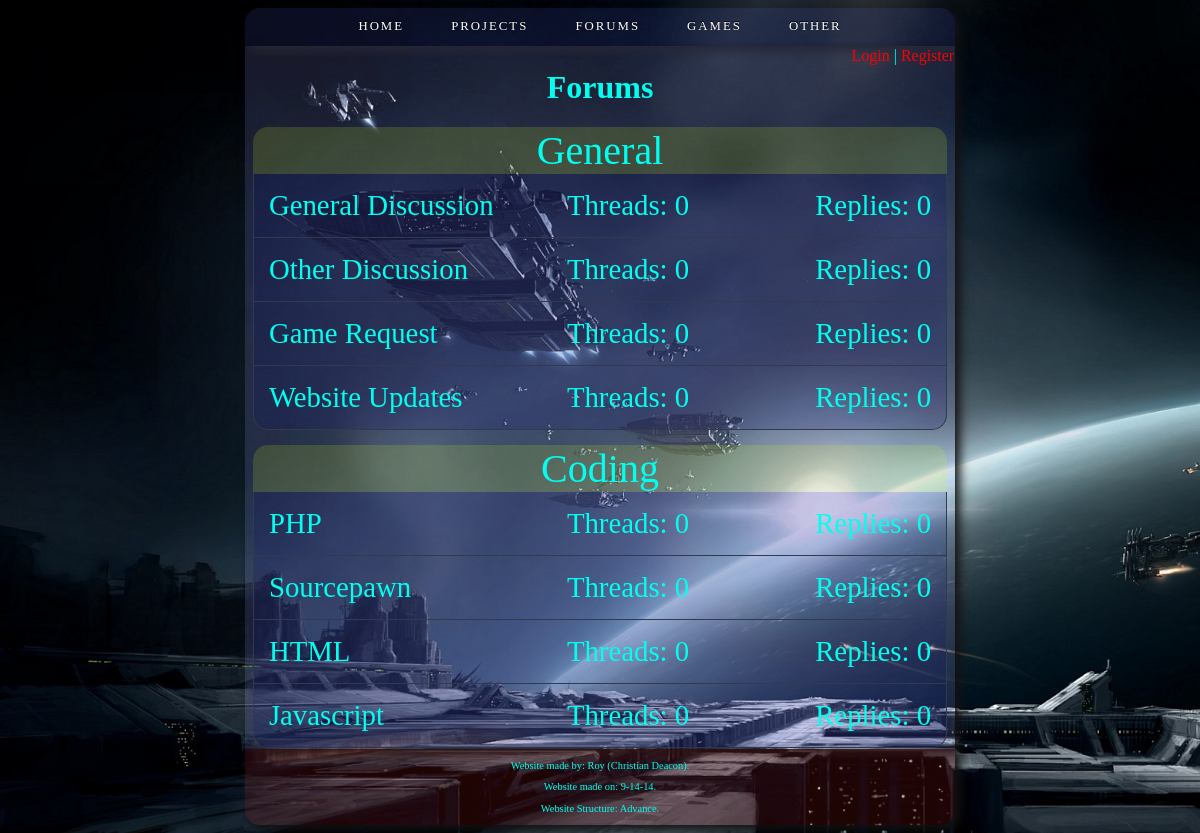
Screenshot of /pages/forums/index.php with the database file from the repository.
### tables this page shows
CREATE TABLE IF NOT EXISTS `navbars` (
`id` int(11) NOT NULL,
  `name` varchar(1024) NOT NULL,
  `dropdown` int(255) NOT NULL,
  `link` varchar(1024) NOT NULL,
  `norder` int(255) NOT NULL
);

CREATE TABLE IF NOT EXISTS `forumcategories` (
`id` int(11) NOT NULL,
  `name` varchar(256) NOT NULL,
  `description` varchar(1024) NOT NULL,
  `permissions` varchar(256) NOT NULL
);

CREATE TABLE IF NOT EXISTS `forums` (
`id` int(11) NOT NULL,
  `catid` int(11) NOT NULL,
  `name` varchar(1024) NOT NULL,
  `description` varchar(1024) NOT NULL,
  `permissions` varchar(256) NOT NULL,
  `blocked` varchar(256) NOT NULL,
  `password` varchar(64) NOT NULL,
  `image` varchar(256) NOT NULL
);

### addons/classes/forums.php (the view, shortened to what this page needs)
<?php
	class __forums  {
		function print_categories($db, $userinfo, $maindirectory, $config) {
			$query = "SELECT * FROM `forumcategories`";
			$result = mysqli_query($db, $query);
			if ($result) {
				$rows = mysqli_num_rows($result);
				if ($rows > 0) {
					while ($c = mysqli_fetch_assoc($result)) {
						echo '<div id="fcat_' . $c['id'] . '" class="fcat">';
							echo $c['name'];
						echo '</div>';
						$fquery = "SELECT * FROM `forums` WHERE `catid`='" . $c['id'] . "'";
						$fresult = mysqli_query($db, $fquery);
						if ($fresult) {
							$rows = mysqli_num_rows($fresult);
							if ($rows > 0) {
								$crow = 0;
								while ($f = mysqli_fetch_assoc($fresult)) {
									$threads = 0;
									$replies = 0;
									$tquery = "SELECT * FROM `forumthreads` WHERE `fid`='" . $f['id'] . "'";
									$tresult = mysqli_query($db, $tquery);
									if ($tresult) {
										$threads = mysqli_num_rows($tresult);
									}
									$crow++;
									echo '<div id="f_' . $f['id'] . '" class="forum"';
									if ($crow == $rows) {
										echo ' style="border-radius: 0px 0px 15px 15px;"';
									}
									echo '>';
										echo '<div class="forum_name"><a href="viewforum.php?id=' . $f['id'] . '">' . $f['name'] . '</a></div>';
										echo '<div class="forum_lp">Replies: ' . $replies . '</div>';
										echo '<div class="forum_info">Threads: ' . $threads . '</div>';
									echo '</div>';
								}
							} else {
								echo '* No Forums In This Category *';
							}
						}
					}
				} else {
					echo '<div id="error">There are no forums to display</div>';
				}
			}
		}
	}
?>

### config.php (shortened to what this page needs)
<?php
$config['footer'] =
'
<p>Website made by: Roy (Christian Deacon).</p>
<p>Website made on: 9-14-14.</p>
<p>Website Structure: Advance.</p>
';
?>

### pages/forums/index.php (shortened to what this page needs)
<?php
	$maindirectory = '../../';
	$files = array('config.php', 'addons/execute.php');
	foreach ($files as $value) {
		require_once($maindirectory . $value);
	}
	$db = mysqli_connect($config['host'], $config['user'], $config['pass'], $config['name']);
	$userinfo = $classes['users']->fetch_user_info($db);
?>
<?php
	echo '<html>';
		$classes['page']->load_sounds($maindirectory);
		$classes['page']->print_header(array($maindirectory . 'styling.css', 'forums.css'), $config);
		echo '<body>';
			$classes['page']->print_navbar($db, $userinfo, $maindirectory, $config);
			echo '<div id="maincontent">';
				$classes['page']->print_cp($userinfo, $maindirectory, $config);
				echo '<h1>Forums</h1>';
				echo '<div id="forums">';
					$classes['forums']->print_categories($db, $userinfo, $maindirectory, $config);
				echo '</div>';
			echo '</div>';
			$classes['page']->print_footer($config);
		echo '</body>';
	echo '</html>';
?>

### addons/classes/page.php (shortened to what this page needs)
<?php
	class __page  {
		function print_cp($userinfo, $maindirectory, $config) {
			echo '<div id="usercp">';
				if ($userinfo) {
					echo 'Welcome back <a href="' . $maindirectory . 'pages/users/viewuser.php?id=' . $userinfo['id'] . '">' . ucfirst($userinfo['name']) . '</a>! <a href="' . $maindirectory . 'pages/users/login.php?logout">Logout</a>!';
				} else {
					echo '<a href="' . $maindirectory . 'pages/users/login.php">Login</a> | <a href="' . $maindirectory . 'pages/users/register.php">Register</a>';
				}
			echo '</div>';
		}
		function print_navbar($db, $userinfo, $maindirectory, $config) {
			echo '<div id="navbar"><nav><ul class="nav">';
				$navquery = "SELECT * FROM `navbars` ORDER BY `norder` ASC";
				$navresult = mysqli_query($db, $navquery);
				while ($nav = mysqli_fetch_assoc($navresult)) {
					$navbar = '<li onmouseover="playmsound()"';
					$link = '';
					if ($nav['link'] && $maindirectory != '' && !preg_match('/^http/', strtolower($nav['link']))) {
						$link .= $maindirectory;
					}
					$link .= $nav['link'];
					$navbar .= '><a href="' . $link . '">' . $nav['name'] . '</a>';
					echo $navbar;
					if ($nav['dropdown']) {
						$ddquery = "SELECT * FROM `dropdowns` WHERE `navbarid`='" . $nav['id'] . "'";
						$ddresult = mysqli_query($db, $ddquery);
						if ($ddresult) {
							$rows = mysqli_num_rows($ddresult);
							if ($rows > 0 && $nav['dropdown']) {
									echo '<ul>';
									echo '</ul></li>';
							}
						}
					} else {
						echo '</li>';
					}
				}
			echo '</ul></nav></div>';
		}
		function print_footer($config) {
			echo '<div id="sfooter">';
				echo $config['footer'];
			echo '</div>';
		}
		function print_header($cssfiles, $config) {
				if (is_array($cssfiles)) {
					foreach($cssfiles as $value) {
						echo '<link rel="stylesheet" type="text/css" href="' . $value . '" />';
					}
				} else {
					echo '<link rel="stylesheet" type="text/css" href="' . $cssfiles . '" />';
				}
		}
	}
?>

### styling.css (style rules this page uses)
body { color: #DAD1D1; background-image: url('images/bg.jpg'); background-attachment: fixed; -webkit-background-size: cover; -moz-background-size: cover; -o-background-size: cover; background-size: cover; }
#navbar { text-align: center; margin-left: 20%; margin-right: 20%; background-image: url('images/navbg.png'); border-radius:15px 15px 0px 0px; padding:1px 1px 1px 1px; box-shadow: 5px 5px 10px #121212; height: auto; }
#usercp a { text-decoration: none; }
#usercp a:link { color: #FF0000; }
nav { display: block; text-align: center; }
nav ul { margin: 0; padding:0; list-style: none; }
.nav a { display:block; color: #fff; text-decoration: none; padding: 0.8em 1.8em; text-transform: uppercase; font-size: 80%; letter-spacing: 2px; text-shadow: 0 -1px 0 #000; position: relative; }
.nav { vertical-align: top; display: inline-block; box-shadow: 1px -1px -1px 1px #000, -1px 1px -1px 1px #fff, 0 0 6px 3px #fff; border-radius:6px; }
.nav li { position: relative; }
.nav > li { float: left; margin-right: 1px; }
.nav > li > a { margin-bottom: 1px; }
.nav > li:last-child { margin-right: 0; }
.nav > li:last-child > a { border-radius: 0 4px 0 0; }
.nav li a:first-child:nth-last-child(2):before { content: ""; position: absolute; height: 0; width: 0; top: 50% ; right:5px; }
#maincontent h1 { text-align: center; }
#maincontent { width: auto; word-wrap: break-word; color: #00FFEF; margin-left: 20%; margin-right: 20%; background-image: url('images/bodybg.png'); padding:1px 1px 1px 1px; border-radius:0px 0px 0px 0px; box-shadow: 5px 5px 10px #121212; text-align: center; }
#sfooter { width: auto; word-wrap: break-word; color: #00FFEF; margin-left: 20%; margin-right: 20%; background-image: url('images/footerbg.png'); padding:1px 1px 1px 1px; border-radius:0px 0px 15px 15px; box-shadow: 5px 5px 10px #121212; font-size: 65%; text-align: center; }
#usercp { float: right; }

### pages/forums/forums.css (style rules this page uses)
.fcat { background-image: url('images/catbg.png'); text-align: center; font-family: "Impact", fantasy; font-size: 250%; font-weight: 300; margin-left: 1%; margin-right: 1%; border-radius: 15px 15px 0px 0px; margin-top: 2%; }
.forum { background-image: url('images/fbg.png'); margin-left: 1%; margin-right: 1%; font-family: "Arial Black", Gadget; border-left: 1px solid #33394E; border-right: 1px solid #33394E; border-bottom: 1px solid #33394E; font-size: 180%; padding: 15px 15px 15px 15px; text-align: start; }
.forum a:link { color: #00FFEF; }
.forum a { text-decoration: none; }
.forum_name { float: left; }
.forum_info { float: center; margin-left: 45%; }
.forum_lp { float: right; }

### rows the page displays
navbars: name "HOME"
navbars: name "PROJECTS"
navbars: name "FORUMS"
navbars: name "GAMES"
navbars: name "OTHER"
forumcategories: name "General"
forums: name "General Discussion", replies "0", threads "0"
forums: name "Other Discussion", replies "0", threads "0"
forums: name "Game Request", replies "0", threads "0"
forums: name "Website Updates", replies "0", threads "0"
forumcategories: name "Coding"
forums: name "PHP", replies "0", threads "0"
forums: name "Sourcepawn", replies "0", threads "0"
forums: name "HTML", replies "0", threads "0"
forums: name "Javascript", replies "0", threads "0"
